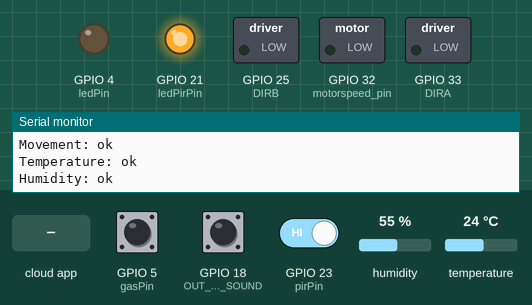
Recording of a sketch running on a simulated ESP32. Shown: switched loads named in the sketch (green lamp = pin HIGH), output pins drawn as LEDs (lit = HIGH), the last lines printed to the serial monitor. The test bench sets the inputs (shaded band); at power-on: GPIO 23 (pirPin) HIGH, GPIO 5 (gasPin) HIGH, GPIO 18 (OUT_PIN_SOUND) HIGH, humidity 55 %, temperature 24 °C. WiFi joins after 1.5 s; servers stay silent unless stated; the Firebase database answers and starts empty.

Above: at 2.7 s.
2.8 s: the phone or cloud app sets isAutomatic to 1
At 4.3 s:
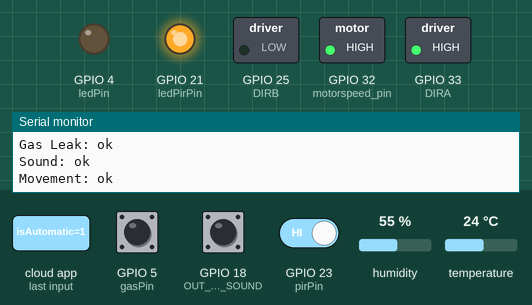
7.5 s: GPIO 23 (pirPin) driven LOW
At 9.1 s:
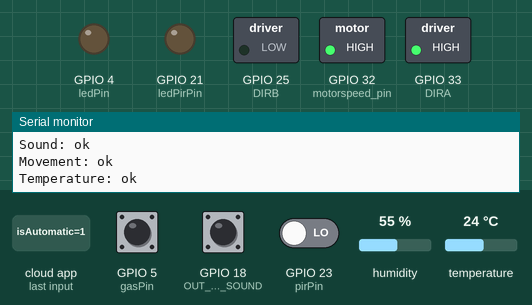
12.1 s: the phone or cloud app sets state to 1
At 15.5 s:
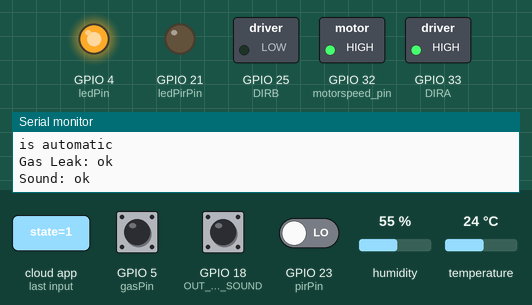
15.6 s: GPIO 23 (pirPin) driven HIGH
At 19.9 s:
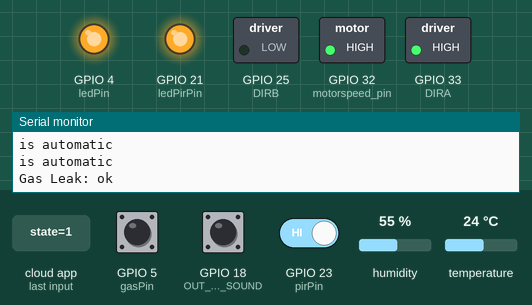
20.0 s: the phone or cloud app sets state to 0
At 24.4 s:
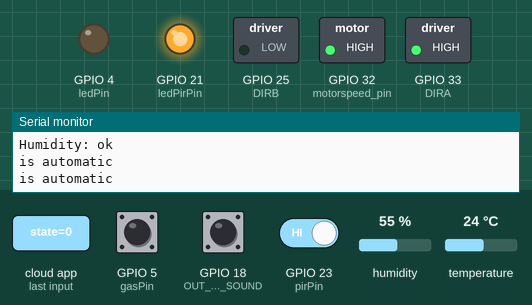
24.5 s: the phone or cloud app sets isAutomatic to 0
At 26.1 s:
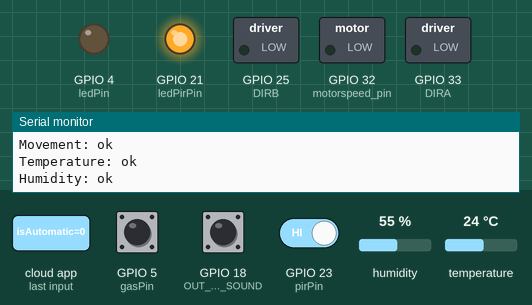
Timing chart, 0 to 27.6 s (numbered marks = the images above; inputs shaded):
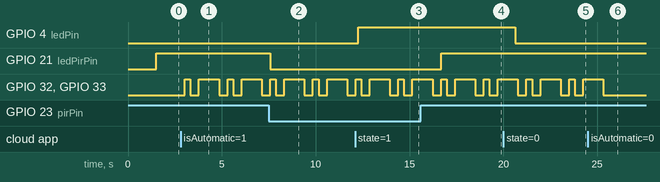

Measured:
- after the input at 2.8 s, GPIO 32 (motorspeed_pin), GPIO 33 (DIRA): LOW → HIGH after 0.23 s, → LOW 0.30 s later, → HIGH 0.45 s later, → LOW 1.1 s later, … (8 changes in this stretch)
- after the input at 7.5 s, GPIO 21 (ledPirPin): HIGH → LOW after 0.08 s
- after the input at 12.1 s, GPIO 4 (ledPin): LOW → HIGH after 0.18 s
- after the input at 15.6 s, GPIO 21 (ledPirPin): LOW → HIGH after 1.1 s
- after the input at 20.0 s, GPIO 4 (ledPin): HIGH → LOW after 0.63 s
- after the input at 24.5 s, GPIO 32 (motorspeed_pin), GPIO 33 (DIRA): goes on until 25.3 s, then stays LOW

The sketch:

gas_sensor.ino
```cpp
#include <WiFi.h>
#include <Firebase_ESP_Client.h>
#include <DHT.h>

// Provide the token generation process info.
#include <addons/TokenHelper.h>

// Provide the RTDB payload printing info and other helper functions.
#include <addons/RTDBHelper.h>

/* 1. Define the WiFi credentials */
#define WIFI_SSID "wifi name"
#define WIFI_PASSWORD "wifi password"

/* 2. Define the API Key */
#define API_KEY "the api key"

/* 3. Define the RTDB URL */
#define DATABASE_URL "database url"

/* 4. Define the user Email and password that alreadey registerd or added in your project */
#define USER_EMAIL "app@gmail.com"
#define USER_PASSWORD "123456"

// Define Firebase Data object
FirebaseData fbdo;

FirebaseAuth auth;
FirebaseConfig config;

unsigned long sendDataPrevMillis = 0;

const int gasPin = 5;
const int ledPin = 4;
DHT dht(26, DHT11);
int OUT_PIN_SOUND = 18;

int ledPirPin = 21;   // Buildin LED on pin 13 of the Arduino
int pirPin = 23;   // Pin for the HC-S501 sensor
int pirValue;

const int motorspeed_pin = 32; //change this
const int DIRA = 33; //change this
const int DIRB = 25;  //change this
const int delayOn =3000;
const int delayOff =1500;

void setup()
{
  pinMode(ledPirPin, OUTPUT);    // Set the ledPin as output
  pinMode(pirPin, INPUT);     // Set the pirPin as input
  digitalWrite(ledPirPin, LOW);  // Turn off the LED

  pinMode(ledPin, OUTPUT);
  digitalWrite(ledPin, LOW);

  pinMode(gasPin, INPUT);
  dht.begin();
    pinMode(OUT_PIN_SOUND, INPUT);

    ///fan
  pinMode(motorspeed_pin, OUTPUT);
  pinMode(DIRA, OUTPUT);
  pinMode(DIRB, OUTPUT);

  Serial.begin(115200);
  WiFi.begin(WIFI_SSID, WIFI_PASSWORD);

  Serial.print("Connecting to Wi-Fi");
  while (WiFi.status() != WL_CONNECTED)
  {
    Serial.print(".");
    delay(300);
  }
  Serial.println();
  Serial.print("Connected with IP: ");
  Serial.println(WiFi.localIP());
  Serial.println();

  /* Assign the api key (required) */
  config.api_key = API_KEY;

  /* Assign the user sign in credentials */
  auth.user.email = USER_EMAIL;
  auth.user.password = USER_PASSWORD;

  /* Assign the RTDB URL (required) */
  config.database_url = DATABASE_URL;

   /* Assign the callback function for the long running token generation task */
  config.token_status_callback = tokenStatusCallback; // see addons/TokenHelper.h


  // Comment or pass false value when WiFi reconnection will control by your code or third party library e.g. WiFiManager
  Firebase.reconnectNetwork(true);

  // Since v4.4.x, BearSSL engine was used, the SSL buffer need to be set.
  // Large data transmission may require larger RX buffer, otherwise connection issue or data read time out can be occurred.
  fbdo.setBSSLBufferSize(4096 /* Rx buffer size in bytes from 512 - 16384 */, 1024 /* Tx buffer size in bytes from 512 - 16384 */);

  // Limit the size of response payload to be collected in FirebaseData
  fbdo.setResponseSize(2048);

  Firebase.begin(&config, &auth);

  Firebase.setDoubleDigits(5);

  config.timeout.serverResponse = 10 * 1000;
}

void turnOff()
{
 //this instruction is used to set the speed of the motor to 0 (off)
 digitalWrite(motorspeed_pin, LOW);
 //in these instructions the state is irrelevant because the motor is off
 digitalWrite(DIRA, LOW);
 digitalWrite(DIRB, LOW);
 //wait 1.5 seconds
 //delay(delayOff);
}


void loop()
{
   pirValue = digitalRead(pirPin); // Read the PIR value
  digitalWrite(ledPirPin, pirValue); // Write the PIR value to the buildin LED

  // Firebase.ready() should be called repeatedly to handle authentication tasks.
  if (Firebase.ready() && (millis() - sendDataPrevMillis > 2000 || sendDataPrevMillis == 0))
  {
    sendDataPrevMillis = millis();

    Serial.printf("Gas Leak: %s\n", Firebase.RTDB.setBool(&fbdo, F("/house/gas-leak"), digitalRead(gasPin) == 0) ? "ok" : fbdo.errorReason().c_str());
    Serial.printf("Sound: %s\n", Firebase.RTDB.setBool(&fbdo, F("/house/sound"), digitalRead(OUT_PIN_SOUND) == 0) ? "ok" : fbdo.errorReason().c_str());
    Serial.printf("Movement: %s\n", Firebase.RTDB.setBool(&fbdo, F("/house/movement"), digitalRead(pirPin) == 0) ? "ok" : fbdo.errorReason().c_str());


    // Reading temperature or humidity takes about 250 milliseconds!
    // Sensor readings may also be up to 2 seconds 'old' (its a very slow sensor)
    float h = dht.readHumidity();
    // Read temperature as Celsius
    float t = dht.readTemperature();

    // Check if any reads failed and exit early (to try again).
    if (isnan(h) || isnan(t)) {
      Serial.println(F("Failed to read from DHT sensor!"));
      return;
    }
    Serial.printf("Temperature: %s\n", Firebase.RTDB.setFloat(&fbdo, F("/house/temp"), t) ? "ok" : fbdo.errorReason().c_str());
    Serial.printf("Humidity: %s\n", Firebase.RTDB.setFloat(&fbdo, F("/house/humidity"), h) ? "ok" : fbdo.errorReason().c_str());
  }

  int ledState;
   if(Firebase.RTDB.getInt(&fbdo, "/led/state", &ledState)){
    digitalWrite(ledPin, ledState);
   }else{
    Serial.println(fbdo.errorReason().c_str());
   }


   int fanState;
    if(Firebase.RTDB.getInt(&fbdo, "/house/fan/state", &fanState)){
          if(fanState == 1){
             Serial.println("turned on");
            digitalWrite(motorspeed_pin, HIGH);
            //these instructions are used to turn on the motor in one direction
            digitalWrite(DIRA, HIGH);
            digitalWrite(DIRB, LOW);
          }
          else if(fanState == 0){
            turnOff();
          }

    }else{
      Serial.println(fbdo.errorReason().c_str());
    }

  int fanAutomatic;
  int temp;
  int isAutomatic;
    if(Firebase.RTDB.getInt(&fbdo, "/house/fan/automatic", &fanAutomatic) && Firebase.RTDB.getInt(&fbdo, "/house/temp", &temp) && Firebase.RTDB.getInt(&fbdo, "/house/fan/isAutomatic", &isAutomatic)){
         if (isAutomatic ==1){
          Serial.println("is automatic");
          if(fanAutomatic <= temp){
            digitalWrite(motorspeed_pin, HIGH);
            //these instructions are used to turn on the motor in one direction
            digitalWrite(DIRA, HIGH);
            digitalWrite(DIRB, LOW);
          }
          else if(fanAutomatic >= temp ){
            turnOff();
          }
         }

    }else{
      Serial.println(fbdo.errorReason().c_str());
    }


}
```
